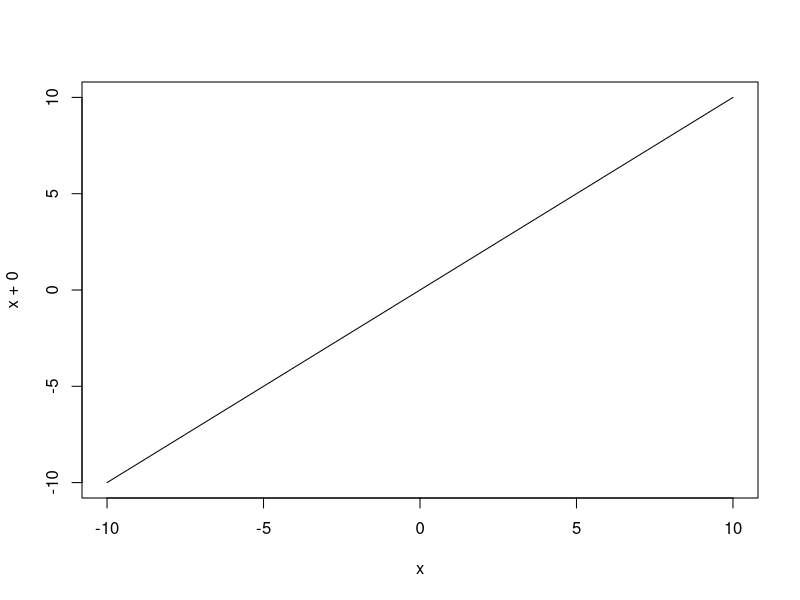
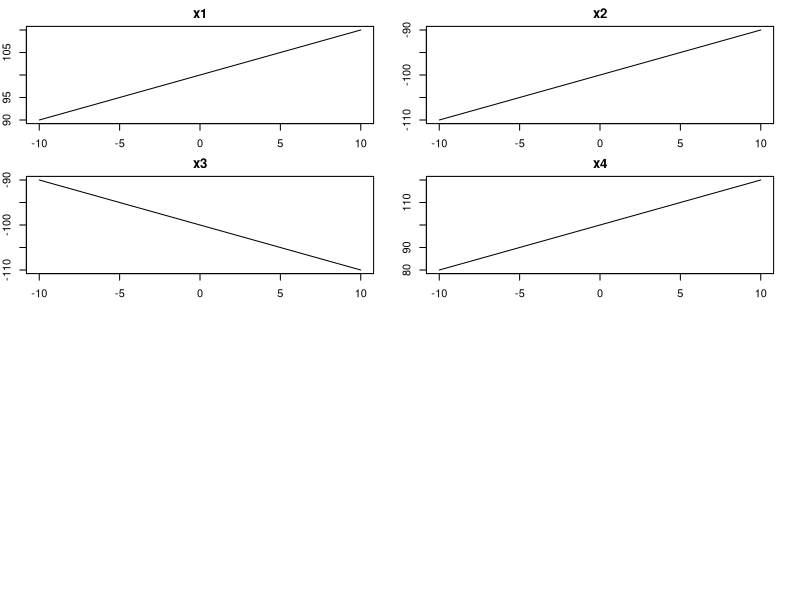
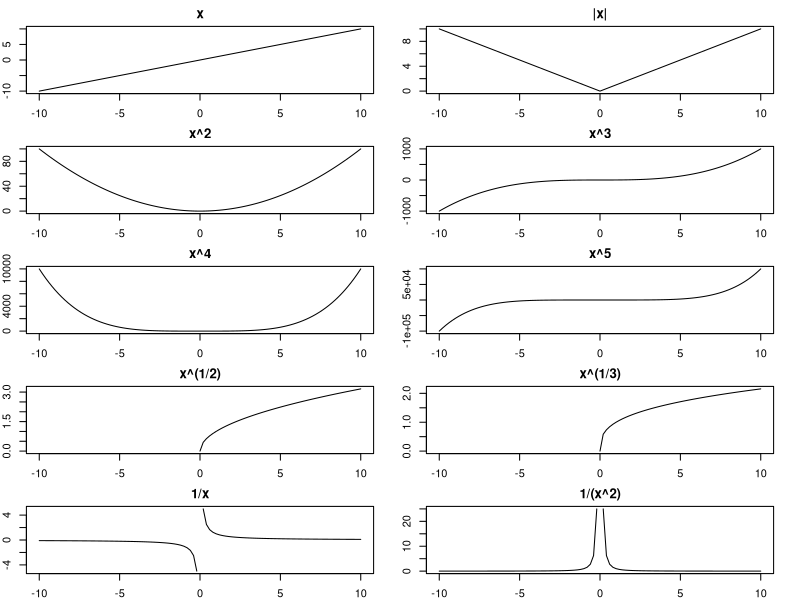
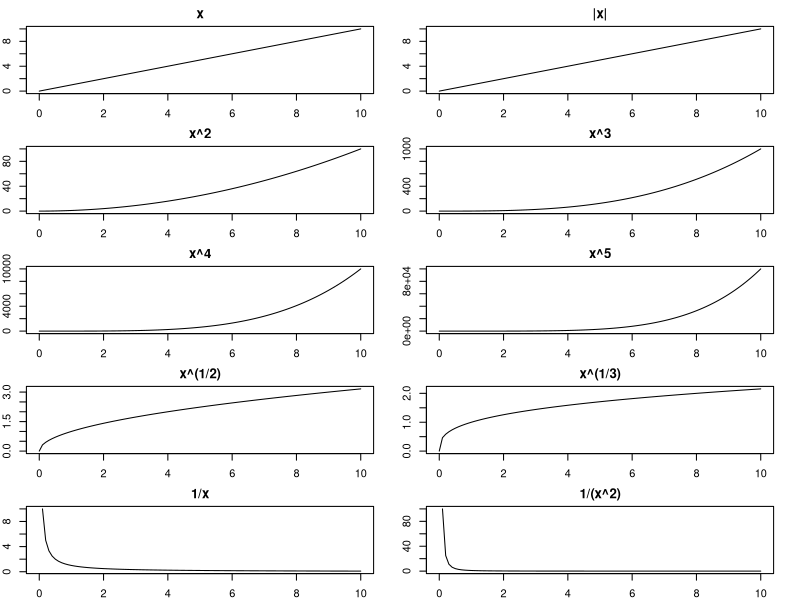

Write R code to recreate these figures, in order.
curve(x + 0, from = -10, to=10)


par(mfrow=c(4,2), mar=c(2,2,2,2))
curve(x+100, from = -10, to = 10, main = "x1")
curve(x-100, from = -10, to = 10, main = "x2")
curve(-x-100, from = -10, to = 10, main = "x3")
curve(2*x+100, from = -10, to = 10, main = "x4")

par(mfrow=c(5,2), mar=c(2,2,2,2))
curve(x+0, from = -10, to = 10, main = "x")
curve(abs(x), from = -10, to = 10, main = "|x|")
curve(x^2, from = -10, to = 10, main = "x^2")
curve(x^3, from = -10, to = 10, main = "x^3")
curve(x^4, from = -10, to = 10, main = "x^4")
curve(x^5, from = -10, to = 10, main = "x^5")
curve(x^(1/2), from = -10, to = 10, main = "x^(1/2)")
curve(x^(1/3), from = -10, to = 10, main = "x^(1/3)")
curve(1/x, from = -10, to = 10, main = "1/x")
curve(1/(x^2), from = -10, to = 10, main = "1/(x^2)")

abs(-40)
sqrt(40)


par(mfrow=c(5,2), mar=c(2,2,2,2))
curve(x+0, from = 0, to = 10, main = "x")
curve(abs(x), from = 0, to = 10, main = "|x|")
curve(x^2, from = 0, to = 10, main = "x^2")
curve(x^3, from = 0, to = 10, main = "x^3")
curve(x^4, from = 0, to = 10, main = "x^4")
curve(x^5, from = 0, to = 10, main = "x^5")
curve(x^(1/2), from = 0, to = 10, main = "x^(1/2)")
curve(x^(1/3), from = 0, to = 10, main = "x^(1/3)")
curve(1/x, from = 0, to = 10, main = "1/x")
curve(1/(x^2), from = 0, to = 10, main = "1/(x^2)")
